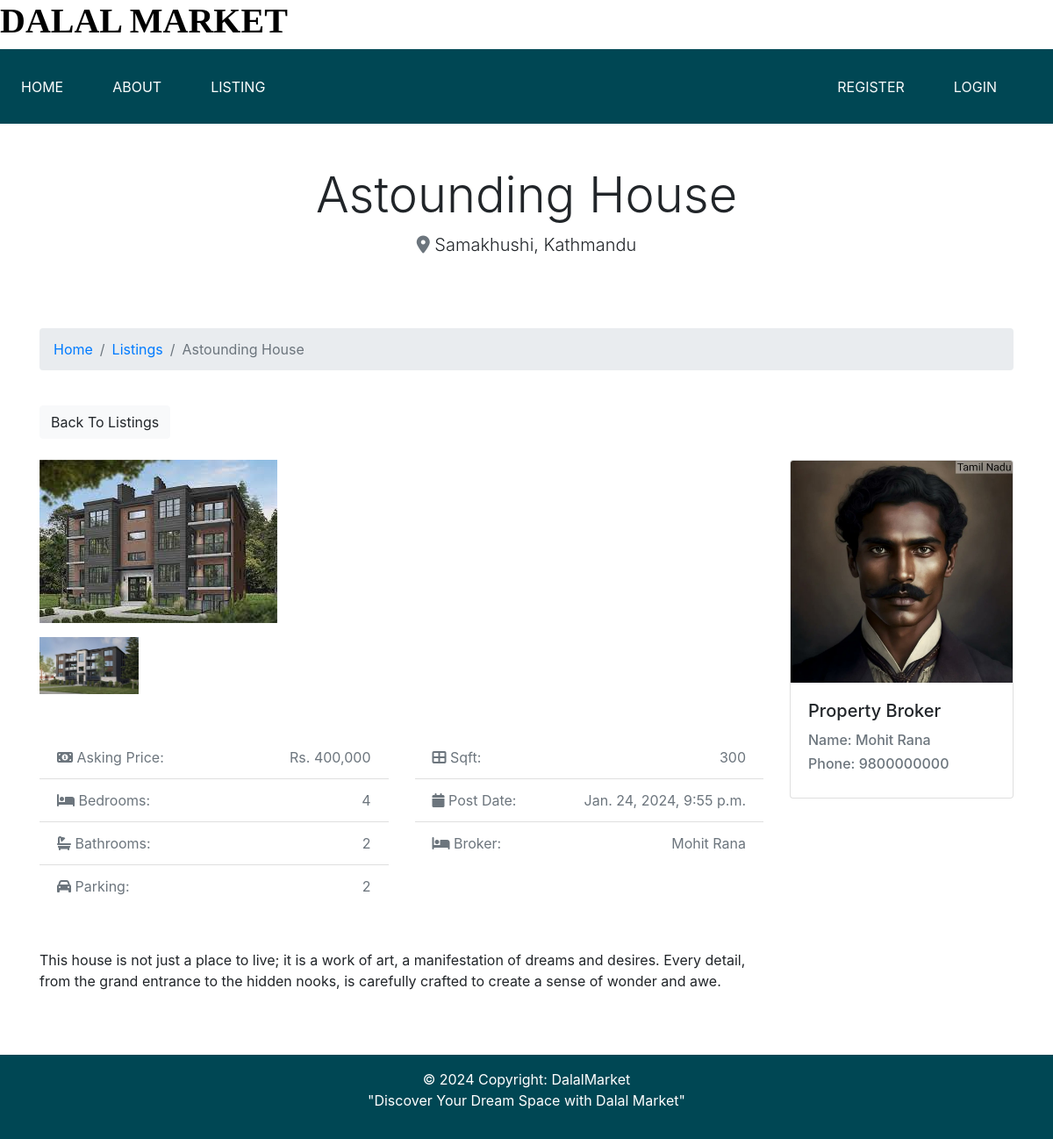
Page /listings/1 on the committed database.
### listings_app/models.py (models this page shows, shortened)
class Listing(models.Model):
    broker = models.ForeignKey(Broker, on_delete=models.DO_NOTHING)         #Broker ko naam lera aauna yo use garya yaha
    title = models.CharField(max_length=180)
    address = models.CharField(max_length=100)
    description = models.TextField(blank=True)          # Blank=True mean this is optional to fillup
    price = models.IntegerField(validators=[MinValueValidator(0)])
    bedrooms = models.IntegerField(validators=[MinValueValidator(0)])  #MinValueValidator(0) ensures that the value of each field is greater than or equal to 0.
    bathrooms = models.IntegerField(validators=[MinValueValidator(0)])
    parking = models.IntegerField(validators=[MinValueValidator(0)])
    sqft = models.IntegerField(validators=[MinValueValidator(0)])
    image_com = models.ImageField(upload_to='images')
    image_1 = models.ImageField(upload_to='images', blank=True)   #Optional
    image_2 = models.ImageField(upload_to='images', blank= True)   #Optional
    is_published = models.BooleanField(default = True)
    post_date = models.DateTimeField(default = datetime.now)

### broker_app/models.py (models this page shows)
class Broker(models.Model):
    name = models.CharField(max_length = 100)
    image = models.ImageField(upload_to='images')
    phone = models.IntegerField()
    email = models.EmailField()
    def __str__(self):
        return self.name

### listings_app/views.py (the view)
# urls.py: path('<int:listing_id>', views.listing, name='listing'),
def listing(request, listing_id):
    listing = get_object_or_404(Listing, pk=listing_id)
    context = {
        'listing' : listing
    }
    return render(request, "listings_app/listing.html", context)

### templates/listings_app/listing.html (shortened to what this page needs)
{% extends "base/base.html" %}
{% load humanize %}
{% block content %}
    <section id="showcase-inner" class="py-5 text-black">
    <div class="container">
        <div class="row text-center">
        <div class="col-md-12">
            <h1 class="display-4"> {{listing.title}} </h1>
            <p class="lead">
            <i class="fa-solid fa-location-dot text-secondary"></i> {{listing.address}} </p>
        </div>
        </div>
    </div>
    </section>
    <section id="bc" class="mt-3">
    <div class="container">
        <nav>
        <ol class="breadcrumb">
            <li class="breadcrumb-item">
            <a href="{% url "index" %}">Home</a>
            </li>
            <li class="breadcrumb-item">
            <a href="{% url "listings" %}">Listings</a>
            </li>
            <li class="breadcrumb-item active"> {{listing.title}} </li>
        </ol>
        </nav>
    </div>
    </section>
    <section id="listing" class="py-4">
    <div class="container">
        <a href="{% url "listings" %}" class="btn btn-light mb-4">Back To Listings</a>
        <div class="row">
        <div class="col-md-9">
            <img src="{{listing.image_com.url}}" alt="" class="img-main img-fluid mb-3">
            <div class="row mb-5 thumbs">
            {% if listing.image_1 %}
            <div class="col-md-2">
                <a href="{{listing.image_1.url}}" data-lightbox="home-images">
                <img src="{{listing.image_1.url}}" alt="" class="img-fluid">
                </a>
            </div>
            {% endif %}
            </div>
            <div class="row mb-5 fields">
            <div class="col-md-6">
                <ul class="list-group list-group-flush">
                <li class="list-group-item text-secondary">
                    <i class="fas fa-money-bill-alt"></i> Asking Price:
                    <span class="float-right">Rs. {{listing.price | intcomma}} </span>
                </li>
                <li class="list-group-item text-secondary">
                    <i class="fas fa-bed"></i> Bedrooms:
                    <span class="float-right"> {{listing.bedrooms}} </span>
                </li>
                <li class="list-group-item text-secondary">
                    <i class="fas fa-bath"></i> Bathrooms:
                    <span class="float-right"> {{listing.bathrooms}} </span>
                </li>
                <li class="list-group-item text-secondary">
                    <i class="fas fa-car"></i> Parking:
                    <span class="float-right"> {{listing.parking}}</span>
                </li>
                </ul>
            </div>
            <div class="col-md-6">
                <ul class="list-group list-group-flush">
                <li class="list-group-item text-secondary">
                    <i class="fas fa-th-large"></i> Sqft:
                    <span class="float-right"> {{listing.sqft}} </span>
                </li>
                <li class="list-group-item text-secondary">
                    <i class="fas fa-calendar"></i> Post Date:
                    <span class="float-right"> {{listing.post_date}} </span>
                </li>
                <li class="list-group-item text-secondary">
                    <i class="fas fa-bed"></i> Broker:
                    <span class="float-right"> {{listing.broker}} </span>
                </li>
                </ul>
            </div>
            </div>
            <div class="row mb-5">
            <div class="col-md-12">
                {{listing.description}}
            </div>
            </div>
        </div>
        <div class="col-md-3">
            <div class="card mb-3">
            <img class="card-img-top" src=" {{listing.broker.image.url}} " alt="">
            <div class="card-body">
                <h5 class="card-title">Property Broker</h5>
                <h6 class="text-secondary">Name: {{listing.broker}} </h6>
                <h6 class="text-secondary">Phone: {{listing.broker.phone}} </h6>
            </div>
            </div>
        </div>
        </div>
    </div>
    </section>
{% endblock content %}

### rows in the picture
Listing: title "Astounding House", address "Samakhushi, Kathmandu", image_com (picture), image_1 (picture), price "400,000", bedrooms "4", bathrooms "2", parking "2", sqft "300", post_date "Jan. 24, 2024, 9:55 p.m.", broker "Mohit Rana", description "This house is not just a place to live; it is a work of art, a manifestation of dreams and desires. Every detail, from the grand entrance to the hidden nooks, is carefully crafted to create a sense of wonder and awe.", broker.image (picture), broker.phone "9800000000"
